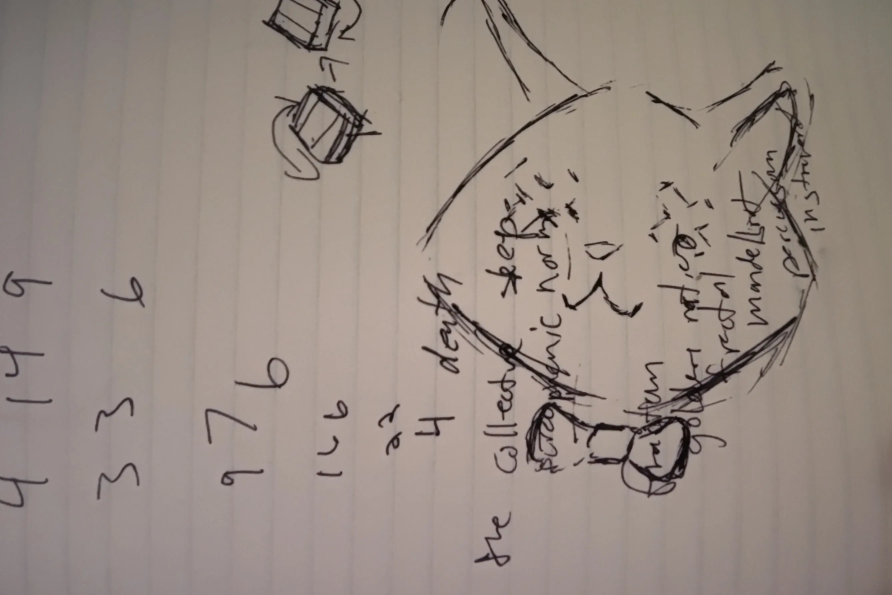
#> input picture tests/x_p.webp, 2676 x 1784 px (shown at 1/3 size)
$ python -i surface_artwork.py   (imports and definitions only)   (older library calls are emulated)
#> lines starting #> are read from the running program, lines starting #| are printed output that depends on the picture
#> further down, picture is the input picture: PIL image 2676x1784 RGB; mean R, G, B 151.8, 139.6, 131.4
# SPDX-License-Identifier: MPL-2.0 AND LicenseRef-Commons-Clause-License-Condition-1.0
# <!-- // /*  d a r k s h a p e s */ -->

"""Artwork feature extraction for AI-generated image detection.

Implements the 39-feature extraction pipeline from:
    Li & Stamp, "Detecting AI-generated Artwork", arXiv:2504.07078, 2025.

Extended with frequency analysis, enhanced texture, mid-band frequency,
patch consistency, multi-scale LBP, Gabor filter bank, wavelet packets,
color coherence, edge co-occurrence, fractal dimension, extended HOG,
JPEG ghost detection, and noise residual autocorrelation.
"""

from __future__ import annotations

from typing import Any
import numpy as np
from numpy.typing import NDArray
from PIL.Image import Image
from scipy.stats import entropy, kurtosis, skew
from skimage.color import rgb2gray, rgb2hsv
from skimage.feature import graycomatrix, graycoprops, local_binary_pattern
from skimage.feature import hog, canny
from skimage.restoration import estimate_sigma

_TARGET_SIZE = (255, 255)


class NumericImage:
    image: Image
    TARGET_SIZE = (255, 255)

    def __init__(self, image: Image) -> None:
        self._image = image
        self.to_gray()
        self.to_rgb()
        self.rgb2hsv()

    @property
    def gray(self) -> NDArray:
        return self.shade

    @property
    def color(self):
        return self.rgb

    @property
    def hsv(self):
        return self._hsv

    def to_gray(self) -> NDArray:
        """Resize and convert to float64 grayscale."""
        img = self._image.convert("L").resize(self.TARGET_SIZE, Image.BICUBIC)
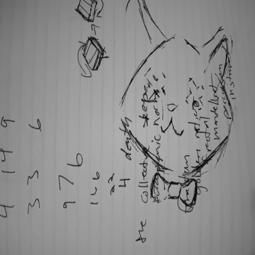
#> img: PIL image 255x255 L; min 4, max 180, mean 142.3
        self.shade = np.asarray(img, dtype=np.float64) / 255.0

    def to_rgb(self) -> NDArray:
        """Resize and convert to float64 RGB [0,1]."""
        img = self._image.convert("RGB").resize(self.TARGET_SIZE, Image.BICUBIC)
#> img: PIL image 255x255 RGB
        self.rgb = np.asarray(img, dtype=np.float64) / 255.0

    def rgb2hsv(self) -> NDArray:
        """Convert RGB [0,1] array to HSV [0,1]."""
#> (the run stopped early here; a loop or call above may not have finished)
